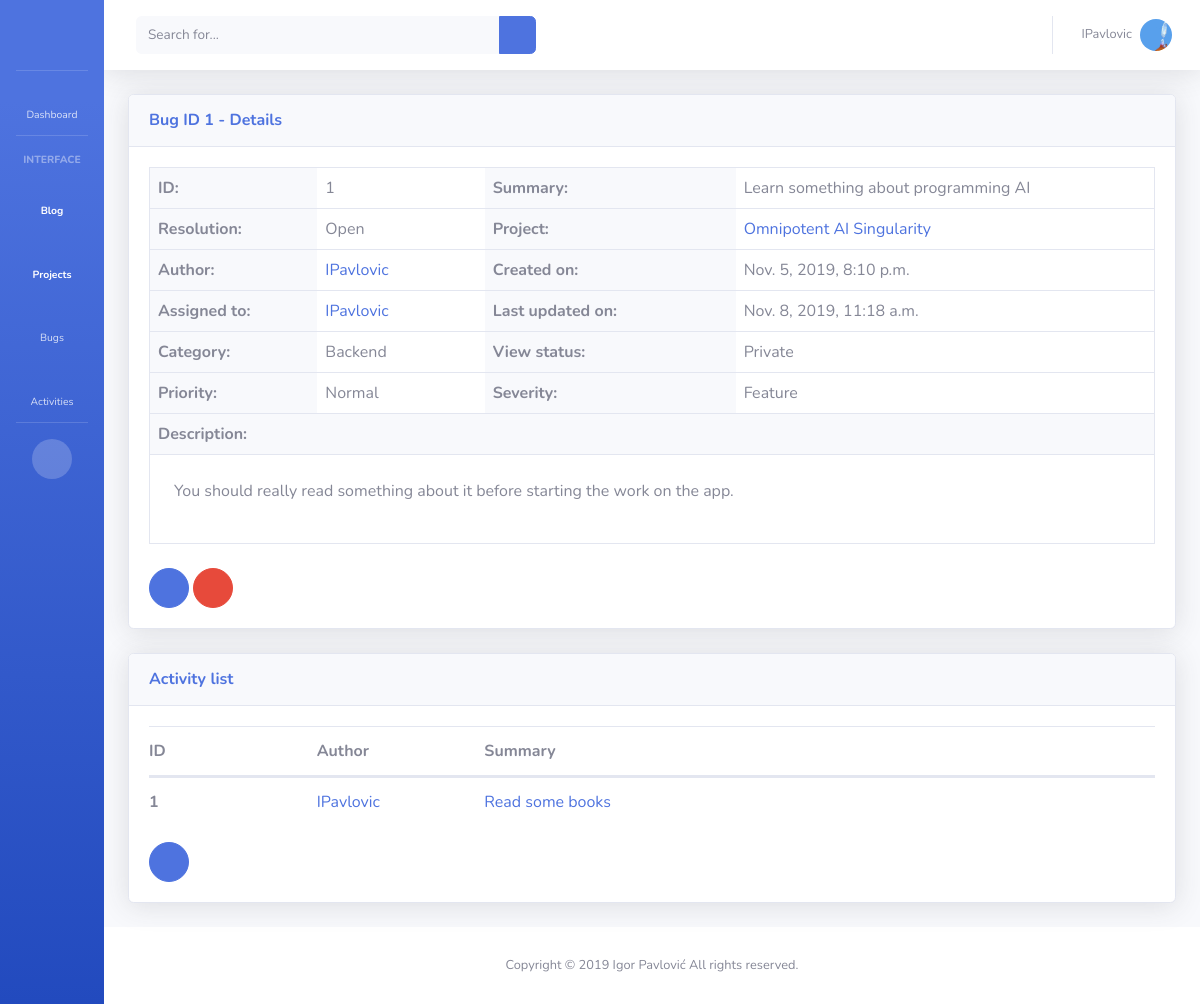
Page /bug/1/ (signed in) on the committed database.
### users/models.py (models this page shows, shortened)
class CustomUser(AbstractUser):
    image = models.ImageField(upload_to='image/users/', blank=True, null=True)
    def __str__(self):
        return self.username
    def get_absolute_url(self):
        return f"/users/{self.id}"
    def get_edit_password_url(self):
        return f"/users/password/"

### bug/models.py (models this page shows, shortened)
class Bug(models.Model):
    CATEGORY = [
        ('FRONT', 'Frontend'),
        ('BACK', 'Backend'),
        ('OTHER', 'Other'),
    ]
    VIEW_STATUS = [
        ('1', 'Public'),
        ('0', 'Private'),
    ]
    PRIORITY = [
        ('0', 'None'),
        ('1', 'Low'),
        ('2', 'Normal'),
        ('3', 'High'),
        ('4', 'Urgent'),
        ('5', 'Immediate'),
    ]
    RESOLUTION = [
        ('0', 'Open'),
        ('1', 'Reopened'),
        ('2', 'Unable to reproduce'),
        ('3', 'Closed'),
        ('4', 'Suspended'),
    ]
    SEVERITY = [
        ('0', 'Feature'),
        ('1', 'Trivial'),
        ('2', 'Text'),
        ('3', 'Tweak'),
        ('4', 'Minor'),
        ('5', 'Major'),
        ('6', 'Crash'),
        ('7', 'Block'),
    ]
    category     = models.CharField(max_length=10, choices=CATEGORY, default='OTHER')
    view_status  = models.CharField(max_length=1, choices=VIEW_STATUS, default='1')
    priority     = models.CharField(max_length=1, choices=PRIORITY, default='0')
    resolution   = models.CharField(max_length=1, choices=RESOLUTION, default='0')
    severity     = models.CharField(max_length=1, choices=SEVERITY, default='0')
    created_on   = models.DateTimeField(auto_now_add=True)
    updated_on   = models.DateTimeField(auto_now=True)
    author       = models.ForeignKey(settings.AUTH_USER_MODEL, null=True, on_delete=models.SET_NULL, related_name='author_of_bugs')
    assigned_to  = models.ForeignKey(settings.AUTH_USER_MODEL, blank=True, null=True, on_delete=models.SET_NULL, related_name="assigned_to_bugs")
    project      = models.ForeignKey(Project, on_delete=models.CASCADE, related_name="project_bugs")
    summary      = models.CharField(max_length=120)
    description  = models.TextField(null=True, blank=True)
    objects      = BugManager()
    def get_absolute_url(self):
        return f"/bug/{self.id}"
    def get_edit_url(self):
        return f"{self.get_absolute_url()}/edit/"
    def get_delete_url(self):
        return f"{self.get_absolute_url()}/delete/"

### project/models.py (models this page shows, shortened)
class Project(models.Model):
    name         = models.CharField(max_length=70)
    description  = models.TextField()
    author       = models.ForeignKey(settings.AUTH_USER_MODEL, null=True, on_delete=models.SET_NULL, related_name='project_authors')
    created_on   = models.DateTimeField(auto_now_add=True)
    updated_on   = models.DateTimeField(auto_now=True)
    team_members = models.ManyToManyField(settings.AUTH_USER_MODEL, related_name='projects')
    objects      = ProjectManager()
    def __str__(self):
        return f"{self.name}"
    def get_absolute_url(self):
        return f"/project/{self.id}"

### activity/models.py (models this page shows, shortened)
class Activity(models.Model):
    author       = models.ForeignKey(settings.AUTH_USER_MODEL, null=True, on_delete=models.SET_NULL, related_name='activities')
    bug          = models.ForeignKey(Bug, on_delete=models.CASCADE, related_name='activities')
    summary      = models.CharField(max_length=120)
    content      = models.TextField(null=True, blank=True)
    created_on   = models.DateTimeField(auto_now_add=True)
    updated_on   = models.DateTimeField(auto_now=True)
    objects      = ActivityManager()
    def get_absolute_url(self):
        return f"/activity/{self.id}"

### bug/views.py (the view)
# urls.py: path("<int:id>/", detail),
def detail(request, id):
    obj = get_object_or_404(app_model, id = id)
    template = "detail.html"
    context = {
                "appname_lower": appname_lower,
                "appname_caps": appname_caps,
                "detail": True,
                "page_title": f"{appname_caps} ID {id} - Details",
                "object": obj,
                "child_list_planned": False,
                }
    child_list_query = obj.activities.all()
    child_list_params = {
                        "template": "activity/list_view.html",
                        "name": "Activity list",
                        "query": child_list_query,
                        }
    if not (child_list_query.count() == 0 and request.user.is_authenticated == False):
        context['child_list'] = child_list_params
    return render(request, template, context)

### activity/models.py (called while the page is built)
    def get_queryset(self):
        return ActivityQuerySet(self.model, using=self._db)

### bug/models.py (called while the page is built)
    def get_queryset(self):
        return BugQuerySet(self.model, using=self._db)

### bug/templatetags/js.py (called while the page is built)
@register.filter(is_safe=True)
def js(obj):
    return mark_safe(json.dumps(obj))

### templates/detail.html
{% extends "base/content.html" %}
{% block content %}
    {% load formcss %}
    {% include appname_lower|add:"/detail_table.html" %}
{% endblock content %}
{% block controls %}
    {% if request.user.is_authenticated %}
    <a href="{{ object.get_edit_url }}" class="btn btn-primary btn-circle">
        <i class="fa fa-edit"></i>
    </a>
    <a href="#" data-toggle="modal" data-target="#deleteModal" class="btn btn-danger btn-circle">
        <i class="fa fa-trash"></i>
    </a>
    {% endif %}
{% endblock controls %}
{% block list %}
    {% if child_list %}
    <div class="card shadow mb-4">
        <div class="card-header py-3">
            <h6 class="m-0 font-weight-bold text-primary">{{ child_list.name }}</h6>
        </div>
        <div class="card-body">
            {% include child_list.template with query=child_list.query %}
        </div>
    </div>
    {% endif %}
{% endblock list %}

### templates/base/topbar.html (shortened to what this page needs)
<nav class="navbar navbar-expand navbar-light bg-white topbar mb-4 static-top shadow">
    <form class="d-none d-sm-inline-block form-inline mr-auto ml-md-3 my-2 my-md-0 mw-100 navbar-search" action="/search/">
      <div class="input-group">
        <input name="q" type="search" class="form-control bg-light border-0 small" placeholder="Search for..." aria-label="Search" aria-describedby="basic-addon2">
        <div class="input-group-append">
          <button class="btn btn-primary" type="submit">
            <i class="fas fa-search fa-sm"></i>
          </button>
        </div>
      </div>
    </form>
    <ul class="navbar-nav ml-auto">
      {% if request.user.is_authenticated %}
      <li class="nav-item dropdown no-arrow">
        <a class="nav-link dropdown-toggle" href="#" id="userDropdown" role="button" data-toggle="dropdown" aria-haspopup="true" aria-expanded="false">
          <span class="mr-2 d-none d-lg-inline text-gray-600 small">{{ request.user.username }}</span>
          {% if request.user.image %}
            <img class="img-profile rounded-circle" src="{{ request.user.image.url }}" width="60px" height="60px">
          {% endif %}
        </a>
      </li>
      {% endif %}
    </ul>
  </nav>

### bug/templates/bug/detail_table.html
<dl class="row border border-top-0 m-0 mb-4">
    <dt class="p-2 bg-light border-top col-5 col-sm-2">ID:</dt>
    <dd class="p-2 mb-0 border-top col-7 col-sm-2">{{ object.id }}</dd>
    <dt class="p-2 bg-light border-top col-12 col-sm-3">Summary:</dt>
    <dd class="p-2 mb-0 border-top col-12 col-sm-5">{{ object.summary }}</dd>
    <dt class="p-2 bg-light border-top col-5 col-sm-2">Resolution:</dt>
    <dd class="p-2 mb-0 border-top col-7 col-sm-2">{{ object.get_resolution_display }}</dd>
    <dt class="p-2 bg-light border-top col-5 col-sm-3">Project:</dt>
    <dd class="p-2 mb-0 border-top col-7 col-sm-5"><a href="{{ object.project.get_absolute_url }}">{{ object.project }}</a></dd>
    <dt class="p-2 bg-light border-top col-5 col-sm-2">Author:</dt>
    <dd class="p-2 mb-0 border-top col-7 col-sm-2"><a href="{{ object.author.get_absolute_url }}">{{ object.author }}</a></dd>
    <dt class="p-2 bg-light border-top col-5 col-sm-3">Created on:</dt>
    <dd class="p-2 mb-0 border-top col-7 col-sm-5">{{ object.created_on }}</dd>
    <dt class="p-2 bg-light border-top col-5 col-sm-2">Assigned to:</dt>
    <dd class="p-2 mb-0 border-top col-7 col-sm-2"><a href="{{ object.assigned_to.get_absolute_url }}">{{ object.assigned_to }}</a></dd>
    <dt class="p-2 bg-light border-top col-5 col-sm-3">Last updated on:</dt>
    <dd class="p-2 mb-0 border-top col-7 col-sm-5">{{ object.updated_on }}</dd>
    <dt class="p-2 bg-light border-top col-5 col-sm-2">Category:</dt>
    <dd class="p-2 mb-0 border-top col-7 col-sm-2">{{ object.get_category_display }}</dd>
    <dt class="p-2 bg-light border-top col-5 col-sm-3">View status:</dt>
    <dd class="p-2 mb-0 border-top col-7 col-sm-5">{{ object.get_view_status_display }}</dd>
    <dt class="p-2 bg-light border-top col-5 col-sm-2">Priority:</dt>
    <dd class="p-2 mb-0 border-top col-7 col-sm-2">{{ object.get_priority_display }}</dd>
    <dt class="p-2 bg-light border-top col-5 col-sm-3">Severity:</dt>
    <dd class="p-2 mb-0 border-top col-7 col-sm-5">{{ object.get_severity_display }}</dd>
    <dt class="p-2 bg-light border-top col-12">Description:</dt>
    <dd class="p-4 mb-0 border-top col-12">{{ object.description|linebreaks }}</dd>
</dl>

### activity/templates/activity/list_view.html
        <div class="table-responsive">
          <table class="table table-hover" id="dataTable" width="100%" cellspacing="0">
            <thead>
              <tr class="row d-flex m-0">
                <th scope="col" class="d-inline-block px-0 col-5 col-sm-2">ID</th>
                <th scope="col" class="d-inline-block px-0 col-7 col-sm-2">Author</th>
                <th scope="col" class="d-inline-block px-0 col-12 col-sm-8">Summary</th>
              </tr>
            </thead>
            <tbody>
              {% for object in query %}
              <tr class="row d-flex m-0">
                <th scope="row" class="d-inline-block px-0 col-5 col-sm-2 ">{{ object.id }}</th>
                <td class="d-inline-block px-0 col-7 col-sm-2"><a href="{{ object.author.get_absolute_url }}">{{ object.author }}</a></td>
                <td class="d-inline-block px-0 col-12 col-sm-8"><a href="{{ object.get_absolute_url }}">{{ object.summary }}</a></td>
              </tr>
              {% endfor %}
            </tbody>
          </table>
        </div>
        {% if request.user.is_authenticated and detail %}
          <a href="/activity/create/{{ object.id }}" class="btn btn-primary btn-circle">
            <i class="fas fa-plus"></i>
          </a>
        {% endif %}

### rows in the picture
CustomUser: user.username "IPavlovic", user.image (picture)
Bug: id "1", summary "Learn something about programming AI", resolution "Open", project "Omnipotent AI Singularity", author "IPavlovic", created_on "Nov. 5, 2019, 8:10 p.m.", assigned_to "IPavlovic", updated_on "Nov. 8, 2019, 11:18 a.m.", category "Backend", view_status "Private", priority "Normal", severity "Feature", description "You should really read something about it before starting the work on the app."
Activity: id "1", author "IPavlovic", summary "Read some books"

### other values in the picture
{{ page_title }} "Bug ID 1 - Details"
{{ child_list.name }} "Activity list"
